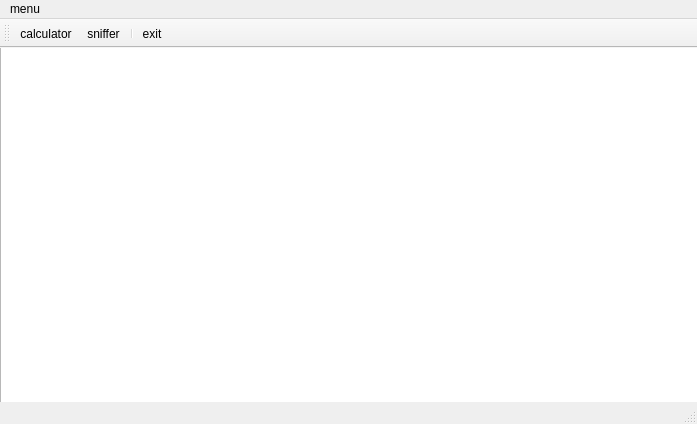
<?xml version="1.0" encoding="UTF-8"?>
<ui version="4.0">
 <class>Start</class>
 <widget class="QMainWindow" name="Start">
  <property name="geometry">
   <rect>
    <x>0</x>
    <y>0</y>
    <width>697</width>
    <height>424</height>
   </rect>
  </property>
  <property name="sizePolicy">
   <sizepolicy hsizetype="Fixed" vsizetype="Fixed">
    <horstretch>0</horstretch>
    <verstretch>0</verstretch>
   </sizepolicy>
  </property>
  <property name="minimumSize">
   <size>
    <width>697</width>
    <height>424</height>
   </size>
  </property>
  <property name="maximumSize">
   <size>
    <width>697</width>
    <height>424</height>
   </size>
  </property>
  <property name="sizeIncrement">
   <size>
    <width>1</width>
    <height>0</height>
   </size>
  </property>
  <property name="windowTitle">
   <string>MainWindow</string>
  </property>
  <property name="windowIcon">
   <iconset>
    <normalon>2.png</normalon>
   </iconset>
  </property>
  <property name="styleSheet">
   <string notr="true">background-image:url(:/2.png)</string>
  </property>
  <widget class="QWidget" name="centralwidget">
   <widget class="QTextEdit" name="textEdit">
    <property name="geometry">
     <rect>
      <x>0</x>
      <y>-30</y>
      <width>701</width>
      <height>411</height>
     </rect>
    </property>
    <property name="sizePolicy">
     <sizepolicy hsizetype="Expanding" vsizetype="Expanding">
      <horstretch>0</horstretch>
      <verstretch>0</verstretch>
     </sizepolicy>
    </property>
    <property name="minimumSize">
     <size>
      <width>0</width>
      <height>0</height>
     </size>
    </property>
    <property name="sizeIncrement">
     <size>
      <width>0</width>
      <height>0</height>
     </size>
    </property>
    <property name="font">
     <font>
      <family>Times New Roman</family>
      <pointsize>20</pointsize>
     </font>
    </property>
    <property name="readOnly">
     <bool>true</bool>
    </property>
    <property name="html">
     <string>&lt;!DOCTYPE HTML PUBLIC &quot;-//W3C//DTD HTML 4.0//EN&quot; &quot;http://www.w3.org/TR/REC-html40/strict.dtd&quot;&gt;
&lt;html&gt;&lt;head&gt;&lt;meta name=&quot;qrichtext&quot; content=&quot;1&quot; /&gt;&lt;style type=&quot;text/css&quot;&gt;
p, li { white-space: pre-wrap; }
&lt;/style&gt;&lt;/head&gt;&lt;body style=&quot; font-family:'Times New Roman'; font-size:20pt; font-weight:400; font-style:normal;&quot;&gt;
&lt;p align=&quot;center&quot; style=&quot;-qt-paragraph-type:empty; margin-top:0px; margin-bottom:0px; margin-left:0px; margin-right:0px; -qt-block-indent:0; text-indent:0px;&quot;&gt;&lt;br /&gt;&lt;/p&gt;
&lt;p align=&quot;center&quot; style=&quot;-qt-paragraph-type:empty; margin-top:0px; margin-bottom:0px; margin-left:0px; margin-right:0px; -qt-block-indent:0; text-indent:0px; font-style:italic; color:#ffffff;&quot;&gt;&lt;br /&gt;&lt;/p&gt;
&lt;p align=&quot;center&quot; style=&quot;-qt-paragraph-type:empty; margin-top:0px; margin-bottom:0px; margin-left:0px; margin-right:0px; -qt-block-indent:0; text-indent:0px; font-style:italic; color:#ffffff;&quot;&gt;&lt;br /&gt;&lt;/p&gt;
&lt;p align=&quot;center&quot; style=&quot;-qt-paragraph-type:empty; margin-top:0px; margin-bottom:0px; margin-left:0px; margin-right:0px; -qt-block-indent:0; text-indent:0px; font-style:italic; color:#ffffff;&quot;&gt;&lt;br /&gt;&lt;/p&gt;
&lt;p align=&quot;center&quot; style=&quot; margin-top:0px; margin-bottom:0px; margin-left:0px; margin-right:0px; -qt-block-indent:0; text-indent:0px;&quot;&gt;&lt;span style=&quot; font-style:italic; color:#ffffff;&quot;&gt;If you want to use the calculator or sniffer&lt;/span&gt;&lt;/p&gt;
&lt;p align=&quot;center&quot; style=&quot; margin-top:0px; margin-bottom:0px; margin-left:0px; margin-right:0px; -qt-block-indent:0; text-indent:0px;&quot;&gt;&lt;span style=&quot; font-style:italic; color:#ffffff;&quot;&gt;	go to menu...&lt;/span&gt;&lt;/p&gt;
&lt;p align=&quot;center&quot; style=&quot;-qt-paragraph-type:empty; margin-top:0px; margin-bottom:0px; margin-left:0px; margin-right:0px; -qt-block-indent:0; text-indent:0px; color:#ffffff;&quot;&gt;&lt;br /&gt;&lt;/p&gt;
&lt;p align=&quot;center&quot; style=&quot; margin-top:0px; margin-bottom:0px; margin-left:0px; margin-right:0px; -qt-block-indent:0; text-indent:0px;&quot;&gt;&lt;span style=&quot; font-style:italic; color:#ffffff;&quot;&gt;(you also can press F1 for calculator, F2 for sniffer or F10 for exit)&lt;/span&gt;&lt;/p&gt;&lt;/body&gt;&lt;/html&gt;</string>
    </property>
   </widget>
  </widget>
  <widget class="QMenuBar" name="menubar">
   <property name="geometry">
    <rect>
     <x>0</x>
     <y>0</y>
     <width>697</width>
     <height>21</height>
    </rect>
   </property>
   <widget class="QMenu" name="menumenu">
    <property name="title">
     <string>menu</string>
    </property>
    <addaction name="actioncalculator"/>
    <addaction name="Sniff"/>
    <addaction name="separator"/>
    <addaction name="actionexit"/>
   </widget>
   <addaction name="menumenu"/>
  </widget>
  <widget class="QStatusBar" name="statusbar"/>
  <widget class="QToolBar" name="toolBar">
   <property name="windowTitle">
    <string>toolBar</string>
   </property>
   <attribute name="toolBarArea">
    <enum>TopToolBarArea</enum>
   </attribute>
   <attribute name="toolBarBreak">
    <bool>false</bool>
   </attribute>
   <addaction name="actioncalculator"/>
   <addaction name="Sniff"/>
   <addaction name="separator"/>
   <addaction name="actionexit"/>
  </widget>
  <action name="actioncalculator">
   <property name="text">
    <string>calculator</string>
   </property>
   <property name="shortcut">
    <string>F1</string>
   </property>
  </action>
  <action name="actionexit">
   <property name="text">
    <string>exit</string>
   </property>
   <property name="shortcut">
    <string>F10</string>
   </property>
  </action>
  <action name="Sniff">
   <property name="text">
    <string>sniffer</string>
   </property>
   <property name="shortcut">
    <string>F2</string>
   </property>
  </action>
 </widget>
 <resources/>
 <connections>
  <connection>
   <sender>actionexit</sender>
   <signal>triggered()</signal>
   <receiver>Start</receiver>
   <slot>close()</slot>
   <hints>
    <hint type="sourcelabel">
     <x>-1</x>
     <y>-1</y>
    </hint>
    <hint type="destinationlabel">
     <x>348</x>
     <y>211</y>
    </hint>
   </hints>
  </connection>
 </connections>
</ui>
